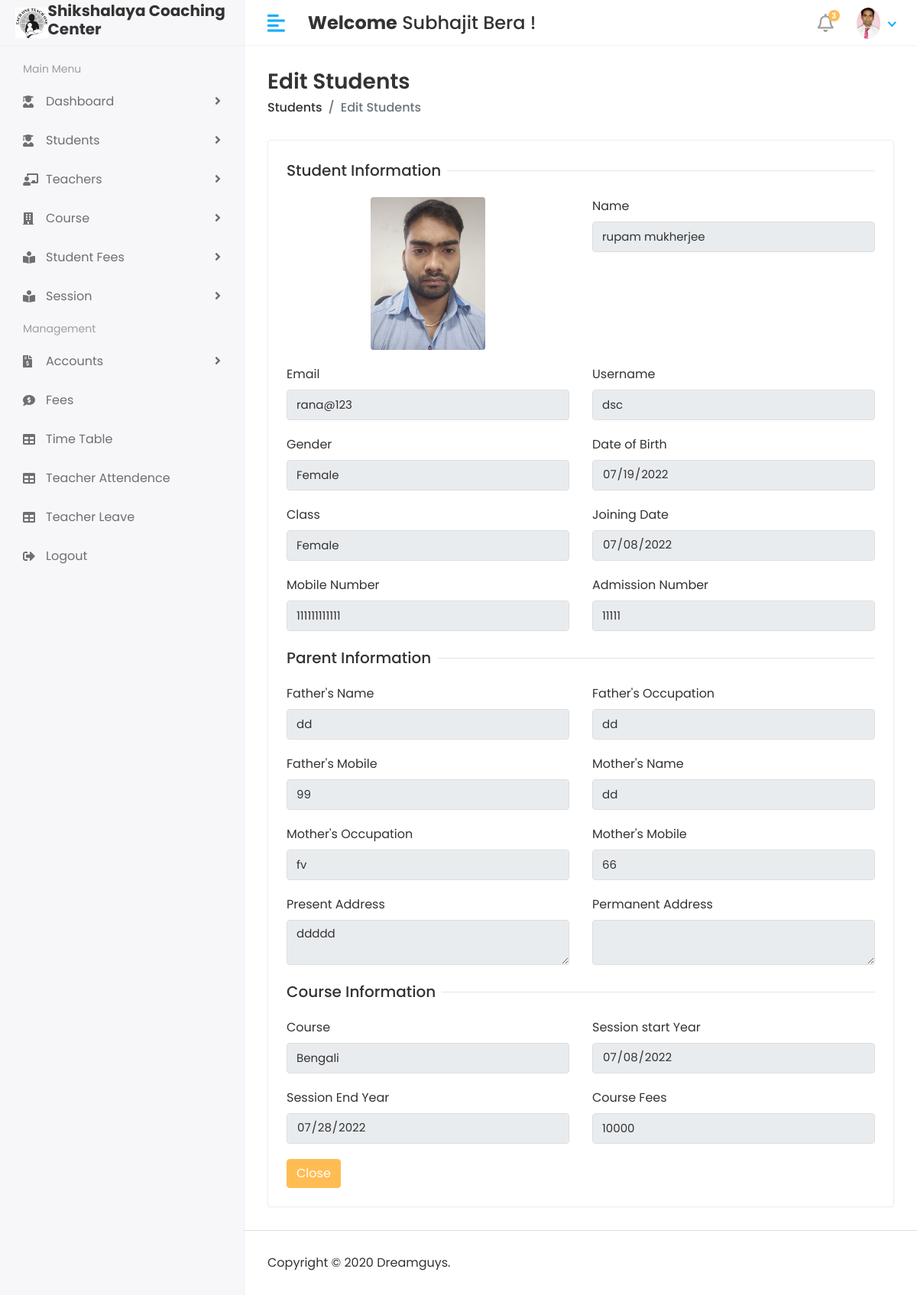
The app's page /Hod/Student/Detail/1 (signed in) with its own data.
### shikshalaya_computer_app/models.py (models this page shows, shortened)
class CustomUser(AbstractUser):
    USER = (
        (1,'HOD'),
        (2,'STAFF'),
        (3,'STUDENT')
    )
    user_type =  models.CharField(choices=USER,max_length=50,default=1)
    profile_pic = models.ImageField(upload_to='media/profile_pic')

class Student(models.Model):
    admin = models.OneToOneField(CustomUser,on_delete=models.CASCADE)
    gender  = models.CharField(max_length=100)
    date_of_birth = models.CharField(max_length=100)
    Class = models.CharField(max_length=100)
    joining_date = models.CharField(max_length=100)
    mobile_number = models.IntegerField()
    admission_number = models.CharField(max_length=100)
    father_name = models.CharField(max_length=100)
    father_occupation = models.CharField(max_length=100)
    father_mobile = models.IntegerField()
    mother_name = models.CharField(max_length=100)
    mother_occupation = models.CharField(max_length=100)
    mother_mobile_number = models.IntegerField()
    present_address = models.TextField()
    perment_address = models.TextField()
    course_id = models.ForeignKey(Course,on_delete=models.DO_NOTHING)
    session_start = models.CharField(max_length=100)
    session_end =models.CharField(max_length=100)
    course_fees = models.IntegerField()
    created_at = models.DateTimeField(auto_now_add=True)
    updated_at = models.DateTimeField(auto_now=True)

class Course(models.Model):
    name = models.CharField(max_length=100)
    created_at = models.DateTimeField(auto_now_add=True)
    updated_at = models.DateTimeField(auto_now=True)

### student_management_system/Hod_views.py (the view)
# urls.py: path('Hod/Student/Detail/<str:id>',Hod_views.Detail_STUDENT,name='detail_student'),
@login_required(login_url='/')
def Detail_STUDENT(request,id):
    print(id)
    student = Student.objects.filter(id=id)
    course = Course.objects.all()
    context = {
        'student': student,
        'course': course
    }
    return render(request,'Hod/detail_student.html',context)

### templates/Hod/detail_student.html (shortened to what this page needs)
{% extends 'base.html' %}
{% block content %}
 <div class="content container-fluid">
               <div class="page-header">
                  <div class="row align-items-center">
                     <div class="col">
                        <h3 class="page-title">Edit Students</h3>
                        <ul class="breadcrumb">
                           <li class="breadcrumb-item"><a href="students.html">Students</a></li>
                           <li class="breadcrumb-item active">Edit Students</li>
                        </ul>
                     </div>
                  </div>
               </div>
               <div class="row">
                  <div class="col-sm-12">
                     <div class="card">
                        <div class="card-body">
                           <form method="post" action="{% url 'view_student' %}" enctype="multipart/form-data">
                              {% for i in student %}
                              <div class="row">
                                 <div class="col-12">
                                    <h5 class="form-title"><span>Student Information</span></h5>
                                 </div>
                                 <div class="col-12 col-sm-6">
                                    <div class="form-group">
                                       <a  class="rounded-circle shadow-4"><img class="rounded mx-auto d-block" style="width: 150px;" src="/{{i.admin.profile_pic}}" alt="User Image"></a>
                                    </div>
                                 </div>
                                 <div class="col-12 col-sm-6">
                                    <div class="form-group">
                                       <label>Name</label>
                                       <input type="text" class="form-control" name="first_name"  value="{{i.admin.first_name}} {{i.admin.last_name}}" readonly>
                                    </div>
                                 </div>
                                 <div class="col-12 col-sm-6">
                                    <div class="form-group">
                                       <label>Email</label>
                                       <input type="text" class="form-control" name="email"  value="{{i.admin.email}}" readonly>
                                    </div>
                                 </div>
                                 <div class="col-12 col-sm-6">
                                    <div class="form-group">
                                       <label>Username</label>
                                       <input type="text" class="form-control" name="username"  value="{{i.admin.username}}" readonly>
                                    </div>
                                 </div>
                                 <div class="col-12 col-sm-6">
                                    <div class="form-group">
                                       <label>Gender</label>
                                       <input type="text" class="form-control" name="gender"  value="{{i.gender}}" readonly>
                                    </div>
                                 </div>
                                 <div class="col-12 col-sm-6">
                                    <div class="form-group">
                                       <label>Date of Birth</label>
                                       <div>
                                          <input type="date" class="form-control" name="date_of_birth"  value="{{i.date_of_birth}}" readonly>
                                       </div>
                                    </div>
                                 </div>
                                 <div class="col-12 col-sm-6">
                                    <div class="form-group">
                                       <label>Class</label>
                                       <input type="text" class="form-control" name="Class"  value="{{i.Class}}" readonly>
                                    </div>
                                 </div>
                                 <div class="col-12 col-sm-6">
                                    <div class="form-group">
                                       <label>Joining Date</label>
                                       <div>
                                          <input type="date" class="form-control" name="joining_date"  value="{{i.joining_date}}" readonly>
                                       </div>
                                    </div>
                                 </div>
                                 <div class="col-12 col-sm-6">
                                    <div class="form-group">
                                       <label>Mobile Number</label>
                                       <input type="text" class="form-control" name="mobile_number"  value="{{i.mobile_number}}" readonly>
                                    </div>
                                 </div>
                                 <div class="col-12 col-sm-6">
                                    <div class="form-group">
                                       <label>Admission Number</label>
                                       <input type="text" class="form-control" name="admission_number"  value="{{i.admission_number}}" readonly>
                                    </div>
                                 </div>
                                 <div class="col-12">
                                    <h5 class="form-title"><span>Parent Information</span></h5>
                                 </div>
                                 <div class="col-12 col-sm-6">
                                    <div class="form-group">
                                       <label>Father's Name</label>
                                       <input type="text" class="form-control" name="father_name"  value="{{i.father_name}}" readonly>
                                    </div>
                                 </div>
                                 <div class="col-12 col-sm-6">
                                    <div class="form-group">
                                       <label>Father's Occupation</label>
                                       <input type="text" class="form-control" name="father_occupation"  value="{{i.father_occupation}}" readonly>
                                    </div>
                                 </div>
                                 <div class="col-12 col-sm-6">
                                    <div class="form-group">
                                       <label>Father's Mobile</label>
                                       <input type="text" class="form-control" name="father_mobile_number" required  value="{{i.father_mobile}}" readonly>
                                    </div>
                                 </div>
                                 <div class="col-12 col-sm-6">
                                    <div class="form-group">
                                       <label>Mother's Name</label>
                                       <input type="text" class="form-control" name="mother_name"  value="{{i.mother_name}}" readonly>
                                    </div>
                                 </div>
                                 <div class="col-12 col-sm-6">
                                    <div class="form-group">
                                       <label>Mother's Occupation</label>
                                       <input type="text" class="form-control" name="mother_occupation"  value="{{i.mother_occupation}}" readonly>
                                    </div>
                                 </div>
                                 <div class="col-12 col-sm-6">
                                    <div class="form-group">
                                       <label>Mother's Mobile</label>
                                       <input type="text" class="form-control" name="mother_mobile_number"  value="{{i.mother_mobile_number}}" readonly>
                                    </div>
                                 </div>
                                 <div class="col-12 col-sm-6">
                                    <div class="form-group">
                                       <label>Present Address</label>
                                       <textarea class="form-control" name="present_address" readonly >{{i.present_address}}</textarea>
                                    </div>
                                 </div>
                                 <div class="col-12 col-sm-6">
                                    <div class="form-group">
                                       <label>Permanent Address</label>
                                       <textarea class="form-control" name="permenent_address" readonly >{{i.permenent_address}}</textarea>
                                    </div>
                                 </div>
                                 <div class="col-12">
                                    <h5 class="form-title"><span>Course Information</span></h5>
                                 </div>
                                  <div class="col-12 col-sm-6">
                                    <div class="form-group">
                                       <label>Course</label>
                                       <input type="text" class="form-control" name="course_id"  value="{{i.course_id.name}}" readonly>
                                    </div>
                                 </div>
                                 <div class="col-12 col-sm-6">
                                    <div class="form-group">
                                       <label>Session start Year</label>
                                       <div>
                                          <input type="date" class="form-control" name="session_start"  value="{{i.session_start}}" readonly>
                                       </div>
                                    </div>
                                 </div>
                                 <div class="col-12 col-sm-6">
                                    <div class="form-group">
                                       <label>Session End Year</label>
                                       <div>
                                          <input type="date" class="form-control" name="session_end"  value="{{i.session_end}}" readonly>
                                       </div>
                                    </div>
                                 </div>
                                 <div class="col-12 col-sm-6">
                                    <div class="form-group">
                                       <label>Course Fees</label>
                                       <input type="text" class="form-control" name="course_fees"  value="{{i.course_fees}}" readonly>
                                    </div>
                                 </div>
                                 <div class="col-12">
                                    <button type="submit" class="btn btn-primary">Close</button>
                                 </div>
                              </div>
                              {% endfor %}
                           </form>
                        </div>
                     </div>
                  </div>
               </div>
            </div>
{% endblock %}

### templates/Includes/header.html (shortened to what this page needs)
{% load static %}
<div class="header">
    <div class="header-left">
       <a href="index.html" class="logo">
       <img src="{% static 'assets/img/logo.png' %}" alt="Logo">
       </a>
       <h5><strong>Shikshalaya Coaching Center</strong>&nbsp;&nbsp;</h5>
    </div>
    <a href="javascript:void(0);" id="toggle_btn">
    <i class="fas fa-align-left"></i>
    </a>
    <div class="top-nav-search mt-3">
       <h4><strong>Welcome</strong>&nbsp;<span>{{user.first_name}} {{ user.last_name }}</span>&nbsp;!</h4>
    </div>
    <ul class="nav user-menu">
       <li class="nav-item dropdown noti-dropdown">
          <a href="#" class="dropdown-toggle nav-link" data-toggle="dropdown">
          <i class="far fa-bell"></i> <span class="badge badge-pill">3</span>
          </a>
       </li>
       <li class="nav-item dropdown has-arrow">
          <a href="#" class="dropdown-toggle nav-link" data-toggle="dropdown">
             {% if user.profile_pic  == ""  %}
              <span class="user-img"><img class="rounded-circle" src="{% static 'assets/img/no_image.png' %}" width="31" alt="Ryan Taylor"></span>
             {% else %}
          <span class="user-img"><img class="rounded-circle" src="/{{user.profile_pic}}" width="31" alt="Ryan Taylor"></span>
             {% endif %}
          </a>
       </li>
    </ul>
 </div>

### records on screen
CustomUser: first_name "Subhajit", last_name "Bera", profile_pic (picture)
Student: admin.profile_pic (picture), first_name "rupam mukherjee", email "rana@123", username "dsc", gender "Female", date_of_birth "07/19/2022", Class "Female", joining_date "07/08/2022", mobile_number "111111111111", admission_number "11111", father_name "dd", father_occupation "dd", father_mobile_number "99", mother_name "dd", mother_occupation "fv", mother_mobile_number "66", present_address "ddddd", course_id "Bengali", session_start "07/08/2022", session_end "07/28/2022", course_fees "10000"
